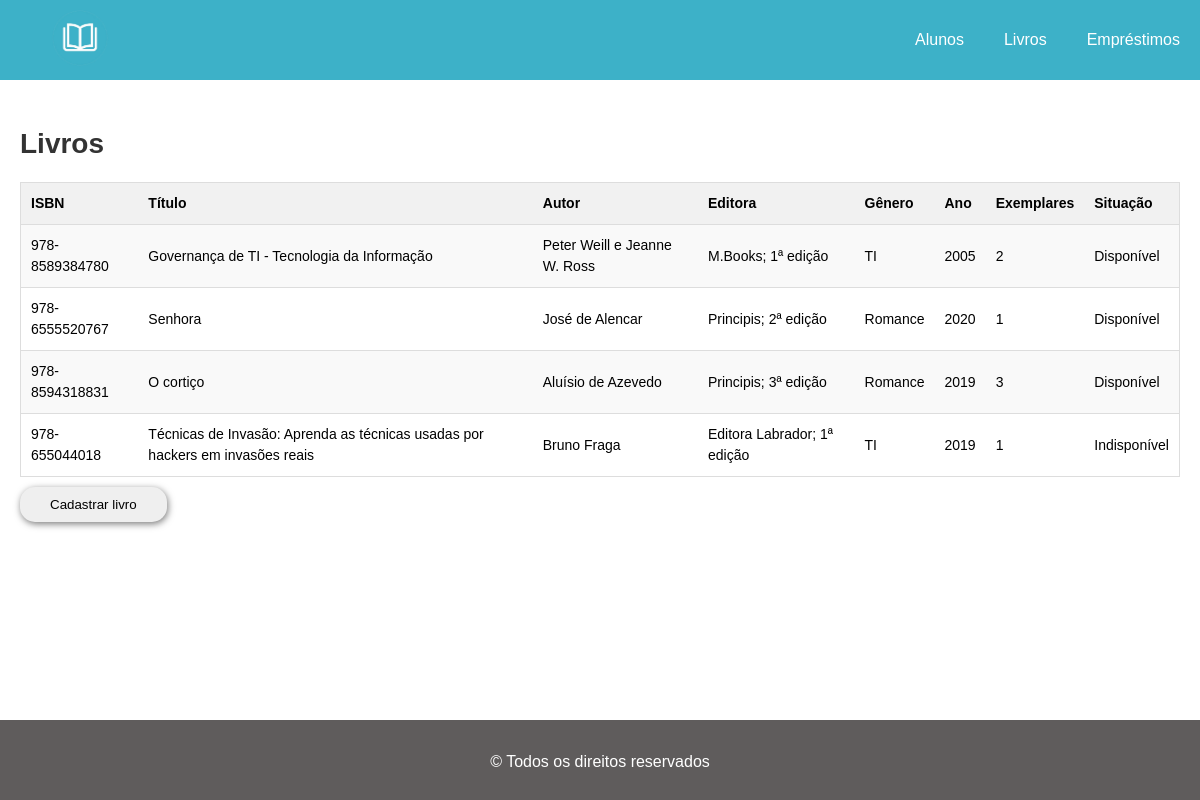
The page /index.php?pagina=livros on the database its author committed.
### tables this page shows
CREATE TABLE LIVRO(
	ID_LIVRO INT auto_increment primary key,
	ISBN CHAR(17) NOT NULL,  
    TITULO VARCHAR(80) NOT NULL,
    AUTOR VARCHAR(100) NOT NULL, 
    EDITORA VARCHAR(80) NOT NULL,
    GENERO VARCHAR(40),
    ANO INT(4) NOT NULL,
    EXEMPLAR INT NOT NULL,
    SITUACAO VARCHAR(30) NOT NULL
);

### views/livros.php (the view)
<?php
   $query = "SELECT * FROM LIVRO";
   $consulta_livros = mysqli_query($conexao, $query);
?>
<h2>Livros</h2>
<table>
   <tr>
      <th>ISBN</th>
      <th>Título</th>
      <th>Autor</th>
      <th>Editora</th>
      <th>Gênero</th>
      <th>Ano</th>
      <th>Exemplares</th>
      <th>Situação</th>
   </tr>
   <?php
      while ($linha = mysqli_fetch_array($consulta_livros)){
         echo '<tr>';
            echo '<td>'.$linha['ISBN'].'</td>';
            echo '<td>'.$linha['TITULO'].'</td>';
            echo '<td>'.$linha['AUTOR'].'</td>';
            echo '<td>'.$linha['EDITORA'].'</td>';
            echo '<td>'.$linha['GENERO'].'</td>';
            echo '<td>'.$linha['ANO'].'</td>';
            echo '<td>'.$linha['EXEMPLAR'].'</td>';
            echo '<td>'.$linha['SITUACAO'].'</td>';
         echo '</tr>';
      }
   ?>
</table>
<a href="?pagina=form_livro"><button class="cadastrar">Cadastrar livro</button></a>

### index.php (shortened to what this page needs)
<!DOCTYPE html>
<html lang="pt-br">
<head>
    <link rel="stylesheet" href="estilos/base-site.css">
    <link rel="stylesheet" href="estilos/table.css">
    <link rel="stylesheet" href="estilos/form.css">
    <link rel="stylesheet" href="estilos/produtos.css">
</head>
<body>
    <?php
        include('database/db.php');
        include('navbar.php')
    ?>
    <main>
        <?php
            if (isset($_GET['pagina'])) {
                $pagina = $_GET['pagina'];
            } else {
                $pagina = 'home';
            }
            switch ($pagina) {
                case 'livros':
                    include_once('views/livros.php');
                    break;
            }
        ?>
    </main>
    <?php include('footer.php') ?>
</body>
</html>

### navbar.php
<nav>
    <div class="img_logo"><a href="?pagina=home"><img src="img/biblioteca-logo.png" alt="Logo da bibliotec"></a></div>
    <ul class="nav-itens">
        <li class="nav-item"><a href="?pagina=alunos">Alunos</a></li>
        <li class="nav-item"><a href="?pagina=livros">Livros</a></li>
        <li class="nav-item"><a href="?pagina=emprestimos">Empréstimos</a></li>
    </ul>
</nav>

### footer.php
<footer>
    <p>© Todos os direitos reservados</p>
</footer>

### estilos/base-site.css (style rules this page uses)
* { margin: 0; padding: 0; box-sizing: border-box; font-family: Arial, Helvetica, sans-serif; }
body { font-family: Arial, sans-serif; background-color: #ffffff; }
nav { width: 100%; min-height: 80px; background: rgba(61,177,200,255); color: white; }
nav div.img_logo { width: 80px; height: 80px; float: left; margin-left: 40px; display: flex; justify-content: center; align-items: center; }
div.img_logo img { height: 60px; }
.nav-itens { float: right; list-style: none; height: 80px; width: auto; display: flex; align-items: center; }
.nav-item { display: inline; margin-inline-start: 20px; margin-inline-end: 20px; }
.nav-item a { color: white; text-decoration: none; }
main { padding: 20px; min-height: 80vh; font-size: 16px; }
h2 { font-size: 1.75rem; color: #333; padding: 1em 0 0.8em 0; }
p { font-size: 1rem; padding: 1em 0 0.8em 0; }
button.cadastrar { margin: 10px 0 10px 0; padding: 10px 30px 10px 30px; border-radius: 15px; outline: none; border: none; box-shadow: 1px 2px 7px rgb(123, 123, 123); cursor: pointer; }
footer { width: 100%; height: 80px; display: flex; justify-content: center; align-items: center; background: rgb(95, 92, 92); color: white; }

### estilos/table.css (style rules this page uses)
table { width: 100%; font-size: 14px; line-height: 1.5; border-collapse: collapse; border-spacing: 0; background: #ffffff; border: 1px solid #ddd; }
th { text-align: left; padding: 10px; background-color: #f1f1f1; }
tr:nth-child(even) { background-color: #f9f9f9; }
td { padding: 10px; border-top: 1px solid #ddd; border-bottom: 1px solid #ddd; }

### rows shown on the page
livro: ISBN "978-8589384780", TITULO "Governança de TI - Tecnologia da Informação", AUTOR "Peter Weill e Jeanne W. Ross", EDITORA "M.Books; 1ª edição", GENERO "TI", ANO "2005", EXEMPLAR "2", SITUACAO "Disponível"
livro: ISBN "978-6555520767", TITULO "Senhora", AUTOR "José de Alencar", EDITORA "Principis; 2ª edição", GENERO "Romance", ANO "2020", EXEMPLAR "1", SITUACAO "Disponível"
livro: ISBN "978-8594318831", TITULO "O cortiço", AUTOR "Aluísio de Azevedo", EDITORA "Principis; 3ª edição", GENERO "Romance", ANO "2019", EXEMPLAR "3", SITUACAO "Disponível"
livro: ISBN "978-655044018", TITULO "Técnicas de Invasão: Aprenda as técnicas usadas por hackers em invasões reais", AUTOR "Bruno Fraga", EDITORA "Editora Labrador; 1ª edição", GENERO "TI", ANO "2019", EXEMPLAR "1", SITUACAO "Indisponível"
